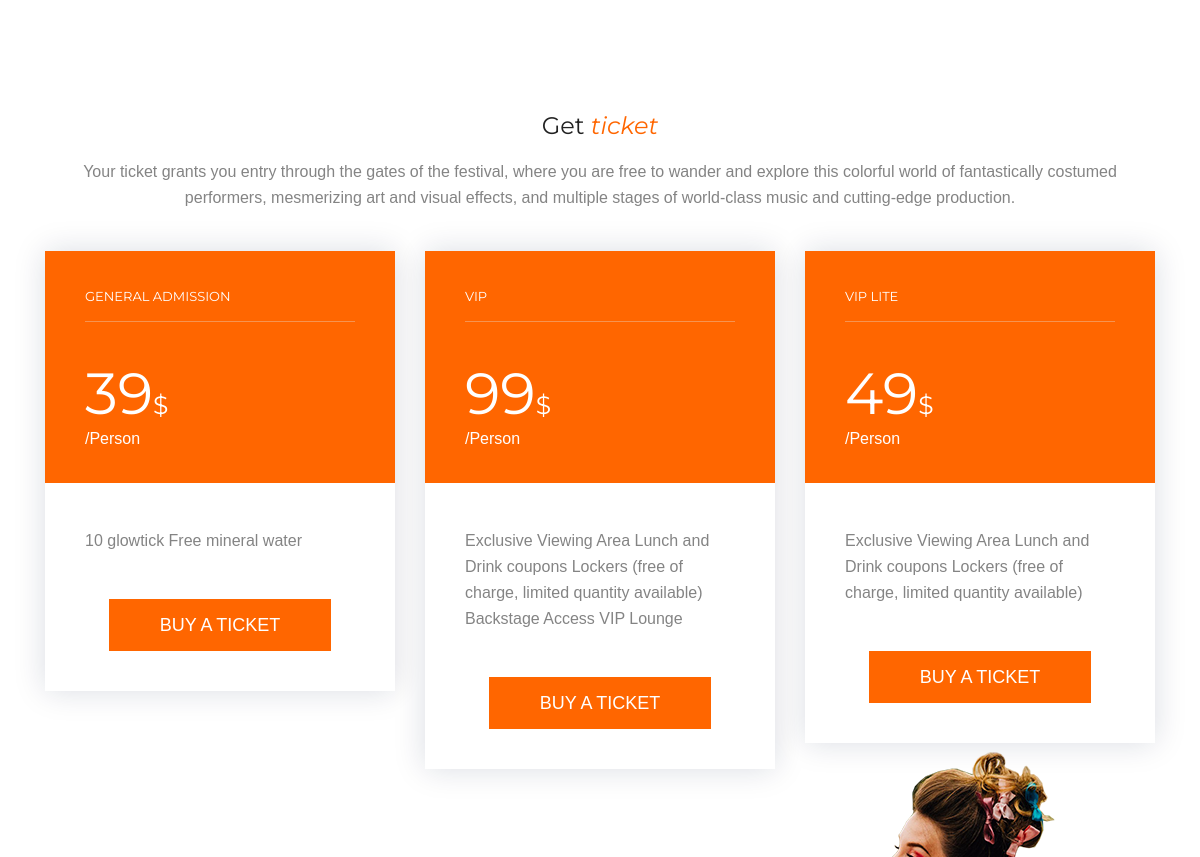
/ (middle part), run on an earlier commit of the app's database.
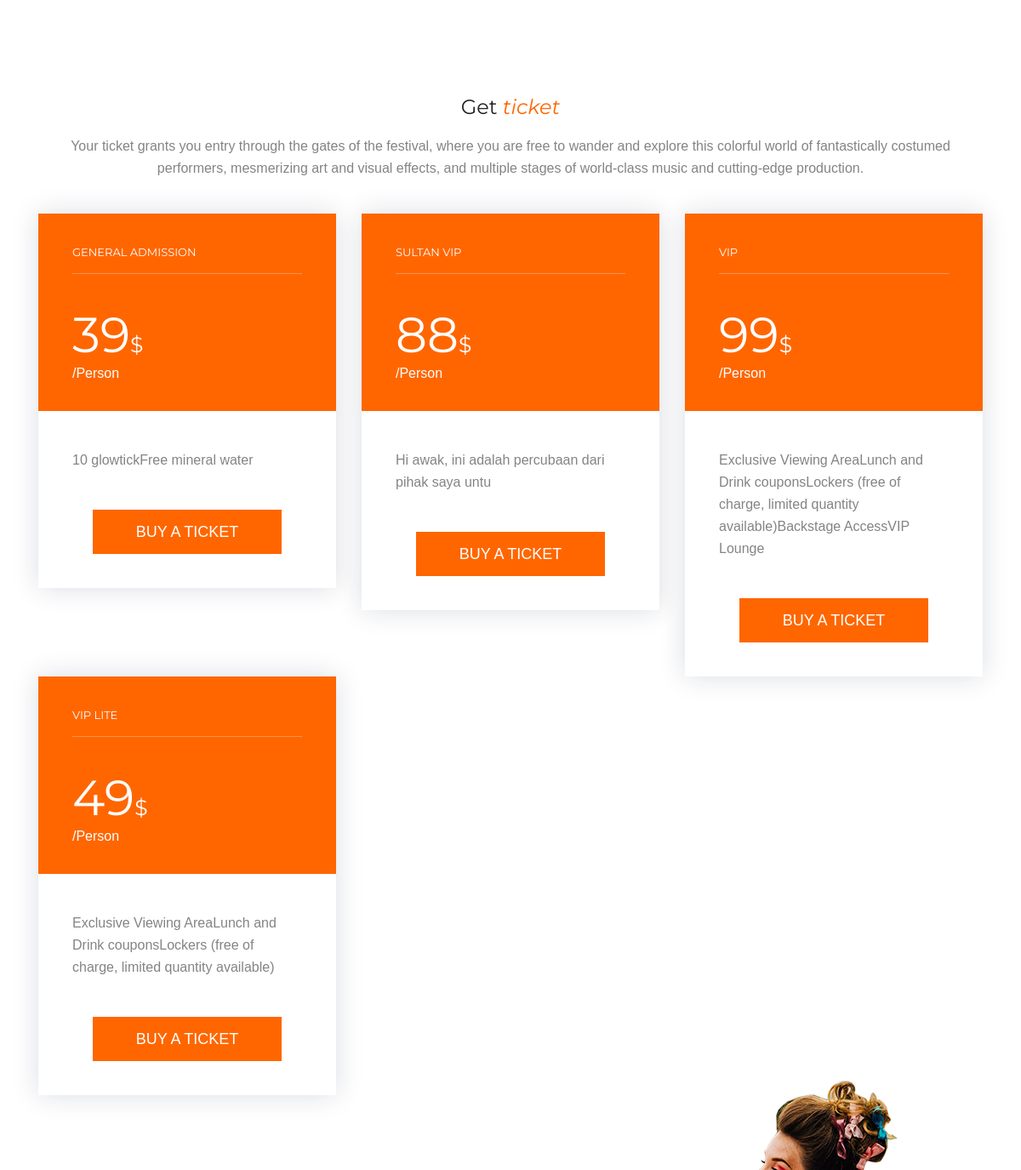
And on a later commit of the database.
### tables this page shows
CREATE TABLE `ticket` (
  `ticket_id` varchar(100) NOT NULL,
  `ticket_type` varchar(100) NOT NULL,
  `ticket_price` int(10) NOT NULL,
  `ticket_desc` text NOT NULL,
  `ticket_qty` int(10) NOT NULL
);

### index.php (the view, shortened to what this page needs)
<!DOCTYPE html>
<html lang="en">
<head>
  <link href="plugins/bootstrap/css/bootstrap.min.css" rel="stylesheet">
  <link href="plugins/themefisher-font/style.css" rel="stylesheet">
  <link href="plugins/font-awsome/css/font-awesome.min.css" rel="stylesheet">
  <link href="plugins/magnific-popup/magnific-popup.css" rel="stylesheet">
  <link href="plugins/slick/slick.css" rel="stylesheet">
  <link href="plugins/slick/slick-theme.css" rel="stylesheet">
  <link href="css/style.css" rel="stylesheet">
</head>
<body class="body-wrapper">
<section class="section pricing">
	<div class="container" id="call-to-action">
		<div class="row">
			<div class="col-12">
				<div class="section-title">
					<h3>Get <span class="alternate">ticket</span></h3>
					<p>Your ticket grants you entry through the gates of the festival, where you are free to wander and explore this colorful world of fantastically costumed performers, mesmerizing art and visual effects, and multiple stages of world-class music and cutting-edge production.</p>
				</div>
			</div>
		</div>
		<div class="row">
			<?php
             $con=mysqli_connect("localhost","root","","eventwp") or die("cannot connect to the server.".mysqli_error($con));
             $sql="SELECT * FROM ticket";
             $result=mysqli_query($con,$sql) or die("cannot execute sql");
             while($data=mysqli_fetch_array($result,MYSQLI_BOTH))
             	{
                    $type=$data[1];
                    $price=$data[2];
                    $desc=$data[3];
?>
			<div class="col-lg-4 col-md-6">
				<div class="pricing-item featured">
					<div class="pricing-heading">
						<div class="title">
							<h6><?php echo "$type";?></h6>
						</div>
						<div class="price">
							<h2><?php echo "$price";?><span>$</span></h2>
							<p>/Person</p>
						</div>
					</div>
					<div class="pricing-body">
						<ul class="feature-list m-0 p-0">
							<li><p><?php echo "$desc";?></p></li>
						</ul>
					</div>
					<div class="pricing-footer text-center">
						<a href="register.html" class="btn btn-main-md">Buy a ticket</a>
					</div>
				</div>
			</div>
			<?php } ?>
		</div>
	</div>
</section>
<section class="cta-ticket bg-ticket overlay-dark">
	<div class="image-block"><img src="images/speakers/tmrwlnd_girl_cupcake.png" alt="" class="img-fluid"></div>
</section>
</body>
</html>

What changed in the data, as far as the page shows it:
changed ticket "GENERAL ADMISSION": ticket_desc "10 glowtick Free mineral water" → "10 glowtickFree mineral water"
added ticket: ticket_type "SULTAN VIP", ticket_price "88", ticket_desc "Hi awak, ini adalah percubaan dari pihak saya untu"
changed ticket "VIP": ticket_desc "Exclusive Viewing Area Lunch and Drink coupons Lockers (free of charge, limited quantity available) Backstage Access VIP Lounge" → "Exclusive Viewing AreaLunch and Drink couponsLockers (free of charge, limited quantity available)Backstage AccessVIP Lounge"
changed ticket "VIP LITE": ticket_desc "Exclusive Viewing Area Lunch and Drink coupons Lockers (free of charge, limited quantity available)" → "Exclusive Viewing AreaLunch and Drink couponsLockers (free of charge, limited quantity available)"
